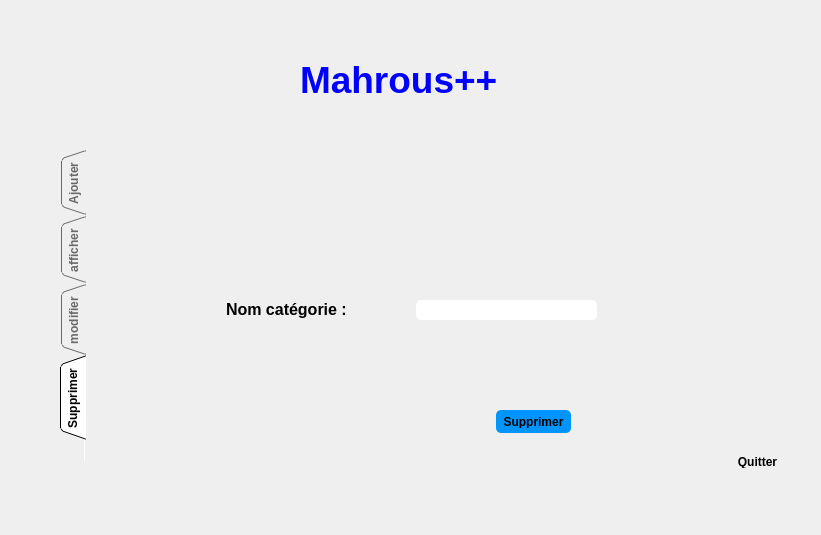
<?xml version="1.0" encoding="UTF-8"?>
<ui version="4.0">
 <class>categorie</class>
 <widget class="QDialog" name="categorie">
  <property name="geometry">
   <rect>
    <x>0</x>
    <y>0</y>
    <width>821</width>
    <height>535</height>
   </rect>
  </property>
  <property name="windowTitle">
   <string>Dialog</string>
  </property>
  <widget class="QLabel" name="pic">
   <property name="enabled">
    <bool>true</bool>
   </property>
   <property name="geometry">
    <rect>
     <x>0</x>
     <y>0</y>
     <width>821</width>
     <height>535</height>
    </rect>
   </property>
   <property name="frameShadow">
    <enum>QFrame::Plain</enum>
   </property>
   <property name="text">
    <string/>
   </property>
   <property name="scaledContents">
    <bool>false</bool>
   </property>
   <property name="wordWrap">
    <bool>false</bool>
   </property>
   <property name="openExternalLinks">
    <bool>false</bool>
   </property>
  </widget>
  <widget class="QLabel" name="label_10">
   <property name="geometry">
    <rect>
     <x>300</x>
     <y>40</y>
     <width>321</width>
     <height>81</height>
    </rect>
   </property>
   <property name="text">
    <string>&lt;html&gt;&lt;head/&gt;&lt;body&gt;&lt;p&gt;&lt;span style=&quot; font-size:28pt; font-weight:600; color:#0000ff;&quot;&gt;Mahrous++&lt;/span&gt;&lt;/p&gt;&lt;/body&gt;&lt;/html&gt;</string>
   </property>
  </widget>
  <widget class="QTabWidget" name="tabWidget">
   <property name="enabled">
    <bool>true</bool>
   </property>
   <property name="geometry">
    <rect>
     <x>60</x>
     <y>150</y>
     <width>641</width>
     <height>311</height>
    </rect>
   </property>
   <property name="sizePolicy">
    <sizepolicy hsizetype="Expanding" vsizetype="Expanding">
     <horstretch>0</horstretch>
     <verstretch>0</verstretch>
    </sizepolicy>
   </property>
   <property name="maximumSize">
    <size>
     <width>16777215</width>
     <height>16777215</height>
    </size>
   </property>
   <property name="font">
    <font>
     <pointsize>9</pointsize>
     <weight>75</weight>
     <bold>true</bold>
     <stylestrategy>PreferDefault</stylestrategy>
    </font>
   </property>
   <property name="mouseTracking">
    <bool>false</bool>
   </property>
   <property name="tabletTracking">
    <bool>false</bool>
   </property>
   <property name="focusPolicy">
    <enum>Qt::TabFocus</enum>
   </property>
   <property name="contextMenuPolicy">
    <enum>Qt::DefaultContextMenu</enum>
   </property>
   <property name="acceptDrops">
    <bool>false</bool>
   </property>
   <property name="styleSheet">
    <string notr="true">QTabBar::tab:!selected {color:#696969;}

</string>
   </property>
   <property name="tabPosition">
    <enum>QTabWidget::West</enum>
   </property>
   <property name="tabShape">
    <enum>QTabWidget::Triangular</enum>
   </property>
   <property name="currentIndex">
    <number>3</number>
   </property>
   <property name="elideMode">
    <enum>Qt::ElideRight</enum>
   </property>
   <property name="usesScrollButtons">
    <bool>true</bool>
   </property>
   <property name="documentMode">
    <bool>true</bool>
   </property>
   <property name="tabsClosable">
    <bool>false</bool>
   </property>
   <property name="movable">
    <bool>true</bool>
   </property>
   <widget class="QWidget" name="widget">
    <attribute name="title">
     <string>Ajouter</string>
    </attribute>
    <attribute name="toolTip">
     <string>ajouter </string>
    </attribute>
    <widget class="QGroupBox" name="groupBox">
     <property name="geometry">
      <rect>
       <x>140</x>
       <y>30</y>
       <width>351</width>
       <height>221</height>
      </rect>
     </property>
     <property name="font">
      <font>
       <pointsize>11</pointsize>
       <weight>75</weight>
       <bold>true</bold>
       <strikeout>false</strikeout>
       <kerning>true</kerning>
      </font>
     </property>
     <property name="layoutDirection">
      <enum>Qt::LeftToRight</enum>
     </property>
     <property name="autoFillBackground">
      <bool>false</bool>
     </property>
     <property name="styleSheet">
      <string notr="true"/>
     </property>
     <property name="inputMethodHints">
      <set>Qt::ImhNone</set>
     </property>
     <property name="title">
      <string>Ajouter catégorie</string>
     </property>
     <property name="alignment">
      <set>Qt::AlignHCenter|Qt::AlignTop</set>
     </property>
     <property name="flat">
      <bool>false</bool>
     </property>
     <property name="checkable">
      <bool>false</bool>
     </property>
     <widget class="QWidget" name="verticalLayoutWidget">
      <property name="geometry">
       <rect>
        <x>20</x>
        <y>20</y>
        <width>132</width>
        <height>188</height>
       </rect>
      </property>
      <layout class="QVBoxLayout" name="verticalLayout">
       <item>
        <widget class="QLabel" name="label_4">
         <property name="text">
          <string>&lt;html&gt;&lt;head/&gt;&lt;body&gt;&lt;p&gt;&lt;span style=&quot; font-size:12pt; font-weight:600;&quot;&gt;ID catégorie :&lt;/span&gt;&lt;/p&gt;&lt;/body&gt;&lt;/html&gt;</string>
         </property>
        </widget>
       </item>
       <item>
        <widget class="QLabel" name="label">
         <property name="text">
          <string>&lt;html&gt;&lt;head/&gt;&lt;body&gt;&lt;p&gt;&lt;span style=&quot; font-size:12pt; font-weight:600;&quot;&gt;Nom catégorie :&lt;/span&gt;&lt;/p&gt;&lt;/body&gt;&lt;/html&gt;</string>
         </property>
        </widget>
       </item>
      </layout>
     </widget>
     <widget class="QWidget" name="verticalLayoutWidget_2">
      <property name="geometry">
       <rect>
        <x>170</x>
        <y>20</y>
        <width>171</width>
        <height>191</height>
       </rect>
      </property>
      <layout class="QVBoxLayout" name="verticalLayout_2">
       <item>
        <widget class="QLineEdit" name="cx_idcategorie">
         <property name="styleSheet">
          <string notr="true">QLineEdit {
padding: 5px;
border-radius: 5px;

font-weight: bold;
}</string>
         </property>
        </widget>
       </item>
       <item>
        <widget class="QLineEdit" name="cx_nomcategorie">
         <property name="styleSheet">
          <string notr="true">QLineEdit {
padding: 5px;
border-radius: 5px;

font-weight: bold;
}</string>
         </property>
        </widget>
       </item>
      </layout>
     </widget>
    </widget>
    <widget class="QPushButton" name="pushButton">
     <property name="geometry">
      <rect>
       <x>410</x>
       <y>280</y>
       <width>75</width>
       <height>23</height>
      </rect>
     </property>
     <property name="styleSheet">
      <string notr="true">QPushButton {
padding: 5px;
border-radius: 5px;
background-color:#0094ff;
font-weight: bold;
}</string>
     </property>
     <property name="text">
      <string>Ajouter</string>
     </property>
    </widget>
   </widget>
   <widget class="QWidget" name="tab_6">
    <attribute name="title">
     <string>afficher</string>
    </attribute>
    <widget class="QTableView" name="table">
     <property name="geometry">
      <rect>
       <x>80</x>
       <y>20</y>
       <width>431</width>
       <height>241</height>
      </rect>
     </property>
     <property name="styleSheet">
      <string notr="true"/>
     </property>
    </widget>
    <widget class="QPushButton" name="pushButton_2">
     <property name="geometry">
      <rect>
       <x>410</x>
       <y>280</y>
       <width>75</width>
       <height>23</height>
      </rect>
     </property>
     <property name="styleSheet">
      <string notr="true">QPushButton {
padding: 5px;
border-radius: 5px;
background-color:#0094ff;
font-weight: bold;
}</string>
     </property>
     <property name="text">
      <string>Afficher</string>
     </property>
    </widget>
   </widget>
   <widget class="QWidget" name="tab_4">
    <attribute name="title">
     <string>modifier</string>
    </attribute>
    <widget class="QGroupBox" name="groupBox_2">
     <property name="geometry">
      <rect>
       <x>140</x>
       <y>30</y>
       <width>341</width>
       <height>221</height>
      </rect>
     </property>
     <property name="font">
      <font>
       <pointsize>11</pointsize>
       <weight>75</weight>
       <bold>true</bold>
      </font>
     </property>
     <property name="title">
      <string>Modifier catégorie</string>
     </property>
     <property name="alignment">
      <set>Qt::AlignCenter</set>
     </property>
     <widget class="QWidget" name="verticalLayoutWidget_3">
      <property name="geometry">
       <rect>
        <x>10</x>
        <y>30</y>
        <width>130</width>
        <height>181</height>
       </rect>
      </property>
      <layout class="QVBoxLayout" name="verticalLayout_3">
       <item>
        <widget class="QLabel" name="label_8">
         <property name="text">
          <string>&lt;html&gt;&lt;head/&gt;&lt;body&gt;&lt;p&gt;&lt;span style=&quot; font-size:12pt; font-weight:600;&quot;&gt;ID catégorie :&lt;/span&gt;&lt;/p&gt;&lt;/body&gt;&lt;/html&gt;</string>
         </property>
        </widget>
       </item>
       <item>
        <widget class="QLabel" name="label_5">
         <property name="text">
          <string>&lt;html&gt;&lt;head/&gt;&lt;body&gt;&lt;p&gt;&lt;span style=&quot; font-size:12pt; font-weight:600;&quot;&gt;Nom catégorie :&lt;/span&gt;&lt;/p&gt;&lt;/body&gt;&lt;/html&gt;</string>
         </property>
        </widget>
       </item>
      </layout>
     </widget>
     <widget class="QWidget" name="verticalLayoutWidget_4">
      <property name="geometry">
       <rect>
        <x>160</x>
        <y>30</y>
        <width>151</width>
        <height>181</height>
       </rect>
      </property>
      <layout class="QVBoxLayout" name="verticalLayout_4">
       <item>
        <widget class="QLineEdit" name="cx_idcategorie_2">
         <property name="styleSheet">
          <string notr="true">QLineEdit {
padding: 5px;
border-radius: 5px;

font-weight: bold;
}</string>
         </property>
        </widget>
       </item>
       <item>
        <widget class="QLineEdit" name="cx_nomcategorie_2">
         <property name="styleSheet">
          <string notr="true">QLineEdit {
padding: 5px;
border-radius: 5px;

font-weight: bold;
}</string>
         </property>
        </widget>
       </item>
      </layout>
     </widget>
    </widget>
    <widget class="QPushButton" name="modifier">
     <property name="geometry">
      <rect>
       <x>410</x>
       <y>280</y>
       <width>75</width>
       <height>23</height>
      </rect>
     </property>
     <property name="styleSheet">
      <string notr="true">QPushButton {
padding: 5px;
border-radius: 5px;
background-color:#0094ff;
font-weight: bold;
}</string>
     </property>
     <property name="text">
      <string>Modifier</string>
     </property>
    </widget>
   </widget>
   <widget class="QWidget" name="tab_5">
    <attribute name="title">
     <string>Supprimer</string>
    </attribute>
    <widget class="QLabel" name="label_9">
     <property name="geometry">
      <rect>
       <x>140</x>
       <y>150</y>
       <width>141</width>
       <height>20</height>
      </rect>
     </property>
     <property name="text">
      <string>&lt;html&gt;&lt;head/&gt;&lt;body&gt;&lt;p&gt;&lt;span style=&quot; font-size:12pt; font-weight:600;&quot;&gt;Nom catégorie :&lt;/span&gt;&lt;/p&gt;&lt;/body&gt;&lt;/html&gt;</string>
     </property>
    </widget>
    <widget class="QLineEdit" name="cx_nomcategorie_3">
     <property name="geometry">
      <rect>
       <x>330</x>
       <y>150</y>
       <width>181</width>
       <height>20</height>
      </rect>
     </property>
     <property name="styleSheet">
      <string notr="true">QLineEdit {
padding: 5px;
border-radius: 5px;

font-weight: bold;
}</string>
     </property>
    </widget>
    <widget class="QPushButton" name="supprimer">
     <property name="geometry">
      <rect>
       <x>410</x>
       <y>260</y>
       <width>75</width>
       <height>23</height>
      </rect>
     </property>
     <property name="styleSheet">
      <string notr="true">QPushButton {
padding: 5px;
border-radius: 5px;
background-color:#0094ff;
font-weight: bold;
}</string>
     </property>
     <property name="text">
      <string>Supprimer</string>
     </property>
    </widget>
   </widget>
  </widget>
  <widget class="QPushButton" name="pushButton_3">
   <property name="geometry">
    <rect>
     <x>720</x>
     <y>450</y>
     <width>75</width>
     <height>23</height>
    </rect>
   </property>
   <property name="styleSheet">
    <string notr="true">color: &quot;red&quot;;

padding: 5px;
border-radius: 5px;

font-weight: bold;
</string>
   </property>
   <property name="text">
    <string>Quitter</string>
   </property>
  </widget>
 </widget>
 <resources/>
 <connections>
  <connection>
   <sender>pushButton_3</sender>
   <signal>clicked()</signal>
   <receiver>categorie</receiver>
   <slot>accept()</slot>
   <hints>
    <hint type="sourcelabel">
     <x>757</x>
     <y>460</y>
    </hint>
    <hint type="destinationlabel">
     <x>792</x>
     <y>544</y>
    </hint>
   </hints>
  </connection>
 </connections>
</ui>
